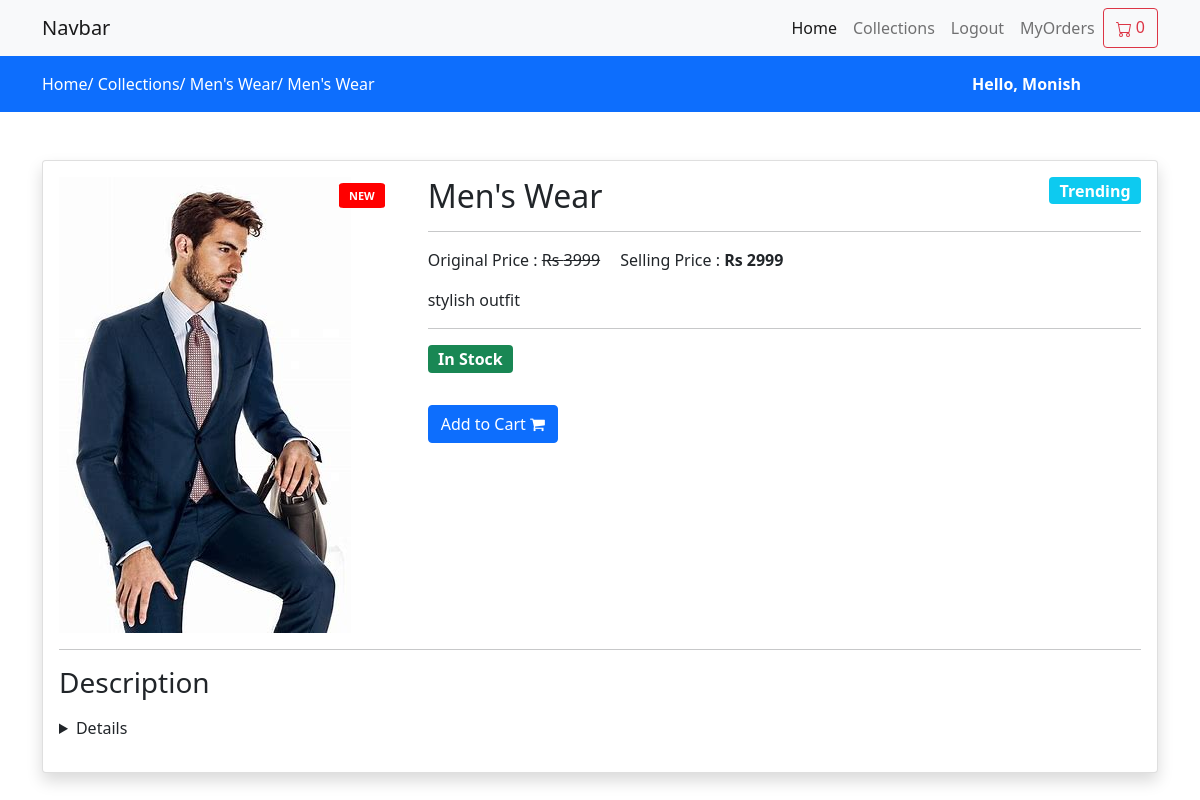
The app's page /product/menswear/menswear (signed in) with its own data.
### Ecommerce_app/models.py (models this page shows, shortened)
class product(models.Model):
    category=models.ForeignKey(category,on_delete=models.CASCADE)
    slug=models.CharField(max_length=150,null=False,blank=False)
    name=models.CharField(max_length=150,null=False,blank=False)
    product_image=models.ImageField(upload_to='p_images/',null=True,blank=True)
    small_description=models.CharField(max_length=150,null=False,blank=False)
    quantity=models.IntegerField(null=False,blank=False)
    description=models.TextField(max_length=150,null=False,blank=False)
    original_price=models.FloatField(null=False,blank=False)
    selling_price=models.FloatField(null=False,blank=False)
    status=models.BooleanField(default=False,help_text="0=default,1=Hidden")
    trending=models.BooleanField(default=False,help_text="0=default,1=Trending")
    tag=models.CharField(max_length=150,null=False,blank=False)

class category(models.Model):
    slug=models.CharField(max_length=150,null=False,blank=False)
    name=models.CharField(max_length=150,null=False,blank=False)
    image=models.ImageField(upload_to='c_images/',null=True,blank=True)
    description=models.TextField(max_length=500,null=False,blank=False)
    status=models.BooleanField(default=False,help_text="0=default,1=Hidden")
    trending=models.BooleanField(default=False,help_text="0=default,1=Trending")

### Ecommerce_app/views.py (the view)
# urls.py: path('product/<str:cat_slug>/<str:pro_slug>',views.productviews.as_view(),name="productviews"),
class productviews(View):
        def get(self,request,cat_slug,pro_slug):
            if(category.objects.filter(slug=cat_slug ,status=0)):
                if( product.objects.filter(slug=pro_slug,status=0)):
                    viewpro=product.objects.filter(slug=pro_slug,status=0).first()
                else:
                    messages.error(request,'no such product found')
            else:
                messages.warning(request,'no such category found')
                return redirect('collections')
            cart_count=CartItems.objects.filter(user=request.user,confirm=False).count()
            return render(request,'EC_app/products/index.html',{"viewpro":viewpro,'cart_count':cart_count})

### Ecommerce_app/Templates/EC_app/products/index.html (shortened to what this page needs)
{% extends "EC_app/layouts/main.html" %}
{% block content %}
<div class='py-3 bg-primary'>
    <div class="container">
        <a class="text-white" href="{% url 'Ecommerce_app:home' %}">Home/</a>
        <a class="text-white" href="{% url 'Ecommerce_app:collections' %}">Collections/</a>
        <a class="text-white" href="{% url 'Ecommerce_app:categoryviews' viewpro.category.slug %}">{{viewpro.category.name}}/</a>
        <a class="text-white" href="{% url 'Ecommerce_app:productviews' viewpro.category.slug viewpro.slug %}">{{viewpro.name}}</a>
        {% if request.user.is_authenticated %}
            <p class="float-end text-white col-md-2"><b> Hello, {{request.user | capfirst}} </b></p>
        {% endif%}
    </div>
</div>
<div class="py-5">
    <div class="container">
        <div class="row">
            <div class="col-md-12">
                <div class="card shadow">
                    <div class="card-body">
                        <div class="row">
                            <div class="col-md-4">
                                {% if viewpro.tag %}
                                    <label class="product-viewtag" style="border-radius:10%" >{{viewpro.tag}}</label>
                                {% endif %}
                                <img src="{{viewpro.product_image.url}}" >
                            </div>
                            <div class="col-md-8">
                                <h2 class="mb-0">
                                    {{viewpro.name}}
                                    {% if viewpro.trending %}
                                        <label style="font-size:16px;" class="float-end badge bg-info trending_tag" >Trending</label>
                                    {% endif %}
                                </h2>
                                <hr>
                                <label class="me-3">Original Price : <s>Rs {{ viewpro.original_price | stringformat:'d'}}</s></label>
                                <label class="me-3">Selling Price : <b>Rs {{ viewpro.selling_price | stringformat:'d'}}</b></label>
                                <p class="mt-3">
                                    {{ viewpro.small_description }}
                                </p>
                                <hr>
                                {% if viewpro.quantity > 5 %}
                                        <label style="font-size: 16px;" class="badge bg-success">In Stock </label>
                                {% elif viewpro.quantity > 0 %}
                                <p>only {{viewpro.quantity}} available<label style="font-size: 16px;" class="badge bg-warning">Hurry up!</label></p>
                                {% else %}
                                <label style="font-size: 16px;" class="badge bg-danger">Out of Stock </label>
                                {% endif %}
                                <div class="row mt-2">
                                    <div class="col-md-7">
                                        <br/>
                                        <form action="{% url 'Ecommerce_app:add_to_cart' viewpro.id %}">
                                            {% if viewpro.quantity > 0 %}
                                            <button type="submit" class="btn btn-primary me-3 float-start">Add to Cart <i class=" fa fa-shopping-cart" ></i></button>
                                            {% endif %}
                                        </form>
                                    </div>
                                </div>
                            </div>
                        </div>
                        <div clas="col-md-12">
                            <hr>
                            <h3>Description</h3>
                            <p class="mt-3">
                                <details>
                                </details>
                            </p>
                        </div>
                    </div>
                </div>
            </div>
        </div>
    </div>
</div>
{% endblock content %}

### Ecommerce_app/Templates/EC_app/layouts/main.html (style rules this page uses)
a { text-decoration:none }
.product-viewtag { background-color: red; color: #fff; font-size: 11px; line-height: 1; position: absolute; text-align: center; text-transform: uppercase; top:22px; margin-left: 17.5rem; padding: 7px 10px; font-weight: 600; min-width: 45px; }

### records on screen
product: category.name "Men's Wear", name "Men's Wear", tag "NEW", product_image (picture), original_price "3999", selling_price "2999", small_description "stylish outfit"

### other values on screen
{{ request.user | capfirst }} "Monish"
